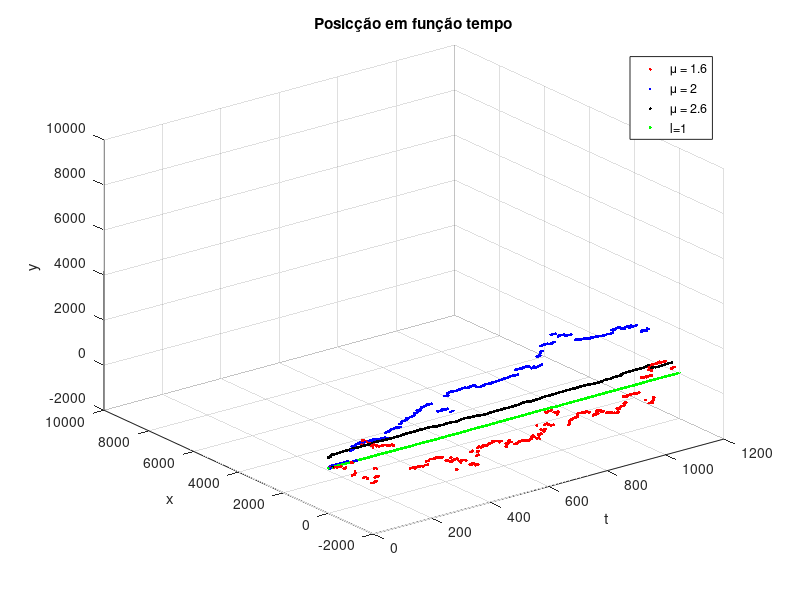
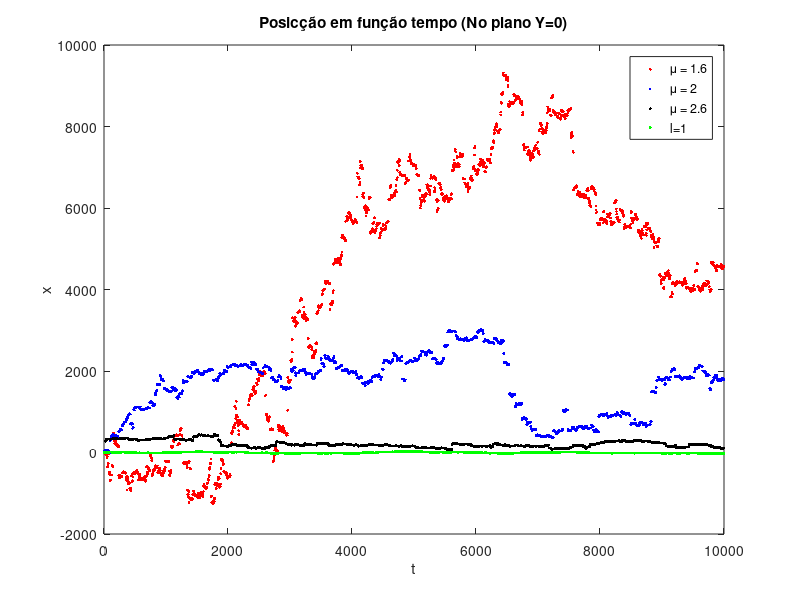
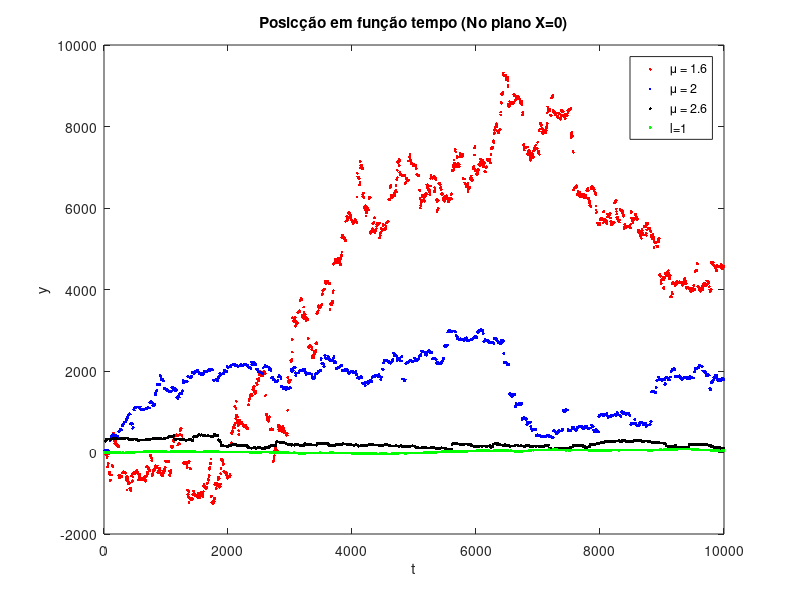
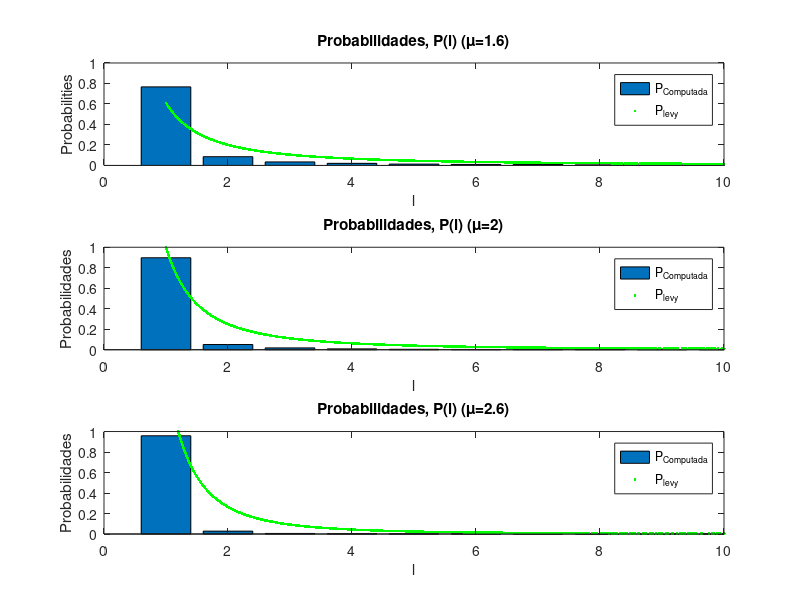

MATLAB code for these plots, in order:
%Part 3 

%% Task 3.1


clear all
close all
clc

tf=10000;
l=1;
t=0:tf;


r_fixo=zeros(length(t),2); %inicializar posição da particula
x=0;
y=0;
for i=2:length(t)   
    A=randi([1,4]);   
    mov_x=0;
    mov_y=0;
    if A==1
        mov_y=l;
    elseif A==2
        mov_x=l;
    elseif A==3
        mov_y=-l;
    elseif A==4
        mov_x=-l;
    end
    x=mov_x+x; 
    y=mov_y+y;
    r_fixo(i,:)=[x y]; % new position of the particle
end



mu = [1.6, 2, 2.6];
l_max=1000;
r_var=zeros(length(t),2,3); 
l=zeros(length(t),2);
coluna=['r' 'b' 'k'];
for k=1:length(mu)
    x=0;
    y=0;
    for i=2:length(t)    
        x_rand=rand(1);
        x_rand2=rand(1);
        l(i,k)=l_max/(((l_max^(mu(k)-1)-1)*x_rand+1)^(1/(mu(k)-1)));
        angle=2*pi*x_rand2;
        mov_x=l(i,k)*cos(angle);
        mov_y=l(i,k)*cos(angle);
        x=mov_x+x; 
        y=mov_y+y;
        r_var(i,:,k)=[x y]; 

    end
    figure(1)
    plot3(t,r_var(:,1,k),r_var(:,2,k),[coluna(k) '.'])
    hold on
    figure(2)
    plot(t,r_var(:,1,k),[coluna(k) '.'])
    hold on
    figure(3)
    plot(t,r_var(:,2,k),[coluna(k) '.'])
    hold on
end

figure(1)
plot3(t,r_fixo(:,1),r_fixo(:,2),'g.')
title('Posicção em função tempo')
legend('\mu = 1.6','\mu = 2','\mu = 2.6','l=1','Location','best')
xlabel('t'),ylabel('x'),zlabel('y'), grid on
xlim([0 1200])
figure(2)
plot(t,r_fixo(:,1),'g.')
title('Posicção em função tempo (No plano Y=0)')
legend('\mu = 1.6','\mu = 2','\mu = 2.6','l=1','Location','best')
xlabel('t'),ylabel('x')

figure(3)
plot(t,r_fixo(:,2),'g.')
title('Posicção em função tempo (No plano X=0)')
legend('\mu = 1.6','\mu = 2','\mu = 2.6','l=1','Location','best')
xlabel('t'),ylabel('y')


%% Task 3.2

l1=l(:,1);
l2=l(:,2);
l3=l(:,3);
c1=(mu(1)-1)/(1-l_max^(1-mu(1)));
c2=(mu(2)-1)/(1-l_max^(1-mu(2)));
c3=(mu(3)-1)/(1-l_max^(1-mu(3)));
Pl1=c1./(l1.^mu(1));
Pl2=c2./(l2.^mu(2));
Pl3=c3./(l3.^mu(3));
lt=0:1000;

figure
subplot(311)
h = hist(l1,100); 
h = h/sum(h); % normalizar
bar(h); 
hold on
plot(l1,Pl1,'g.'), xlim([0 10]),ylim([0 1])
title('Probabilidades, P(l) (\mu=1.6)')
legend('P_{Computada}','P_{levy}')
xlabel('l'),ylabel('Probabilities')

subplot(312)
h = hist(l2,100); 
h = h/sum(h); % normalizar
bar(h); 
hold on
plot(l2,Pl2,'g.'), xlim([0 10]),ylim([0 1])
title('Probabilidades, P(l) (\mu=2)')
legend('P_{Computada}','P_{levy}')
xlabel('l'),ylabel('Probabilidades')

subplot(313)
h = hist(l3,100); 
h = h/sum(h); % normalizar
bar(h); 
hold on
plot(l3,Pl3,'g.'), xlim([0 10]),ylim([0 1])
title('Probabilidades, P(l) (\mu=2.6)')
legend('P_{Computada}','P_{levy}')
xlabel('l'),ylabel('Probabilidades')

